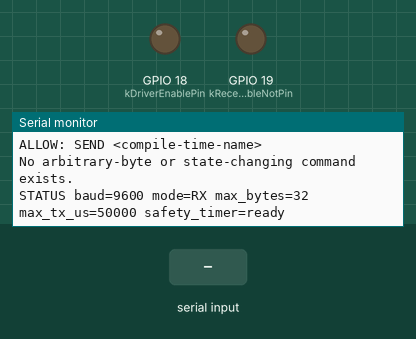
A sketch run on a simulated ESP32. Shown: output pins drawn as LEDs (lit = HIGH), the last lines printed to the serial monitor. The test bench sets the inputs (shaded band).

Above: at 1.2 s.
1.3 s: "LIST\n" received over Serial
At 2.3 s:
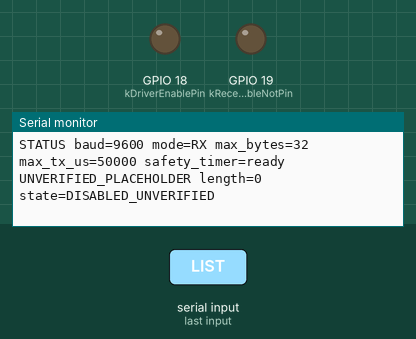
2.8 s: "HELP\n" received over the second serial link
At 3.5 s:
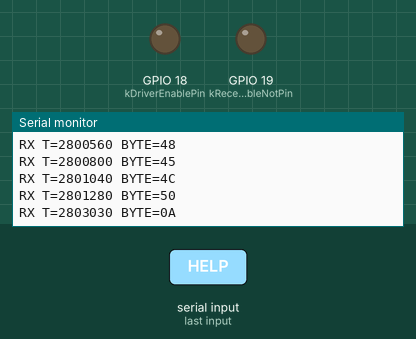
4.3 s: "BAUD 9600\n" received over Serial
At 5.5 s:
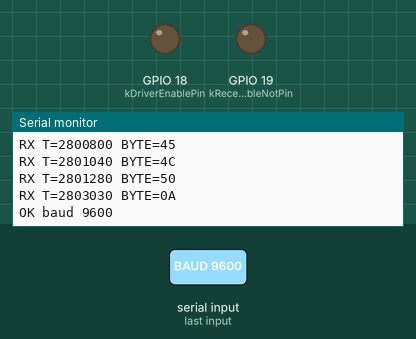
5.8 s: "SEND \n" received over the second serial link
At 7.0 s:
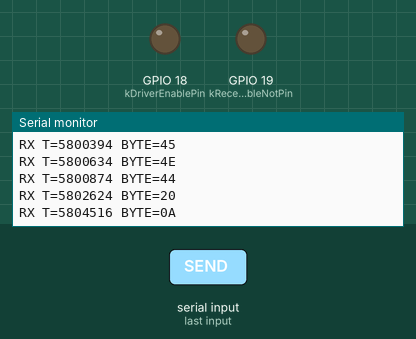
7.3 s: "SEND \n" received over Serial
At 8.1 s:
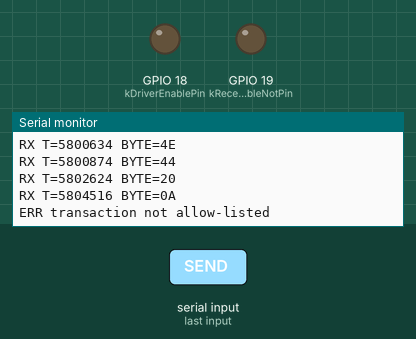
Timing chart, 0 to 9.8 s (numbered marks = the images above; inputs shaded):
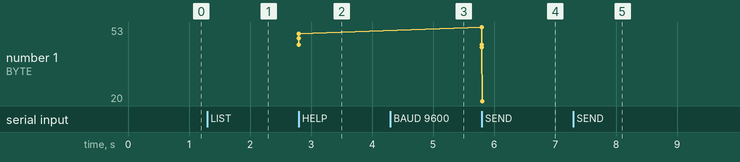

The sketch:

dcl_master.ino
```cpp
#include <Arduino.h>
#include <driver/gpio.h>
#include <esp_timer.h>

#include <cstring>

namespace {

HardwareSerial DclSerial(2);

constexpr uint32_t kUsbBaud = 115200;
constexpr uint32_t kDefaultDclBaud = 9600;
constexpr uint32_t kOptionalDclBaud = 19200;
constexpr int kDclRxPin = 16;
constexpr int kDclTxPin = 17;
constexpr gpio_num_t kDriverEnablePin = GPIO_NUM_18;
constexpr gpio_num_t kReceiverEnableNotPin = GPIO_NUM_19;
constexpr size_t kRxBufferSize = 4096;

constexpr size_t kMaxTxBytes = 32;
constexpr uint64_t kMaxTxActiveUs = 50000;
constexpr uint8_t kBitsPerByte8N2 = 11;
constexpr uint32_t kDriverEnableSettleUs = 2;

constexpr size_t kCommandCapacity = 64;

struct DiagnosticTransaction {
  const char* name;
  const uint8_t* bytes;
  size_t length;
  bool verifiedAndEnabled;
};

// No Ford DCL request bytes have been verified for this project.
// Keep placeholders disabled. Add a constexpr byte array and point a descriptor
// at it only after the complete transaction is independently verified.
constexpr DiagnosticTransaction kDiagnosticTransactions[] = {
    {"UNVERIFIED_PLACEHOLDER", nullptr, 0, false},
};

esp_timer_handle_t txDeadlineTimer = nullptr;
volatile bool txDeadlineForcedRelease = false;
uint32_t dclBaud = kDefaultDclBaud;
char commandBuffer[kCommandCapacity];
size_t commandLength = 0;
bool commandOverflow = false;

void setReceiveMode() {
  // Disable the line driver first, then enable the active-low receiver.
  gpio_set_level(kDriverEnablePin, 0);
  gpio_set_level(kReceiverEnableNotPin, 0);
}

void txDeadlineCallback(void*) {
  setReceiveMode();
  txDeadlineForcedRelease = true;
}

bool createTxDeadlineTimer() {
  esp_timer_create_args_t args = {};
  args.callback = &txDeadlineCallback;
  args.arg = nullptr;
  args.dispatch_method = ESP_TIMER_TASK;
  args.name = "dcl_tx_release";
  return esp_timer_create(&args, &txDeadlineTimer) == ESP_OK;
}

uint64_t wireDurationUs(size_t byteCount, uint32_t baud) {
  const uint64_t bits =
      static_cast<uint64_t>(byteCount) * kBitsPerByte8N2;
  return (bits * 1000000ULL + baud - 1) / baud;
}

const DiagnosticTransaction* findTransaction(const char* name) {
  for (const DiagnosticTransaction& transaction : kDiagnosticTransactions) {
    if (strcmp(transaction.name, name) == 0) {
      return &transaction;
    }
  }
  return nullptr;
}

bool sendTransaction(const DiagnosticTransaction& transaction) {
  if (!transaction.verifiedAndEnabled || transaction.bytes == nullptr ||
      transaction.length == 0) {
    Serial.println(F("ERR transaction disabled/unverified"));
    return false;
  }
  if (transaction.length > kMaxTxBytes) {
    Serial.println(F("ERR transaction exceeds byte limit"));
    return false;
  }
  if (wireDurationUs(transaction.length, dclBaud) >
      kMaxTxActiveUs - kDriverEnableSettleUs) {
    Serial.println(F("ERR transaction exceeds duration limit"));
    return false;
  }
  if (txDeadlineTimer == nullptr) {
    Serial.println(F("ERR TX safety timer unavailable"));
    return false;
  }

  setReceiveMode();
  txDeadlineForcedRelease = false;

  if (esp_timer_start_once(txDeadlineTimer, kMaxTxActiveUs) != ESP_OK) {
    setReceiveMode();
    Serial.println(F("ERR TX safety timer failed"));
    return false;
  }

  gpio_set_level(kReceiverEnableNotPin, 1);
  gpio_set_level(kDriverEnablePin, 1);
  delayMicroseconds(kDriverEnableSettleUs);

  const size_t written =
      DclSerial.write(transaction.bytes, transaction.length);
  DclSerial.flush();

  const esp_err_t timerStopResult = esp_timer_stop(txDeadlineTimer);
  setReceiveMode();

  if (timerStopResult != ESP_OK || txDeadlineForcedRelease) {
    Serial.println(F("ERR TX deadline forced receive mode"));
    return false;
  }
  if (written != transaction.length) {
    Serial.println(F("ERR short UART write"));
    return false;
  }

  Serial.print(F("OK sent "));
  Serial.println(transaction.name);
  return true;
}

void setBaud(uint32_t baud) {
  setReceiveMode();
  DclSerial.end();
  DclSerial.begin(baud, SERIAL_8N2, kDclRxPin, kDclTxPin);
  dclBaud = baud;
  Serial.print(F("OK baud "));
  Serial.println(dclBaud);
}

void printHelp() {
  Serial.println(F("ALLOW: HELP"));
  Serial.println(F("ALLOW: STATUS"));
  Serial.println(F("ALLOW: LIST"));
  Serial.println(F("ALLOW: BAUD 9600"));
  Serial.println(F("ALLOW: BAUD 19200"));
  Serial.println(F("ALLOW: SEND <compile-time-name>"));
  Serial.println(F("No arbitrary-byte or state-changing command exists."));
}

void printStatus() {
  Serial.print(F("STATUS baud="));
  Serial.print(dclBaud);
  Serial.print(F(" mode=RX max_bytes="));
  Serial.print(kMaxTxBytes);
  Serial.print(F(" max_tx_us="));
  Serial.print(static_cast<unsigned long>(kMaxTxActiveUs));
  Serial.print(F(" safety_timer="));
  Serial.println(txDeadlineTimer != nullptr ? F("ready") : F("failed"));
}

void listTransactions() {
  for (const DiagnosticTransaction& transaction : kDiagnosticTransactions) {
    Serial.print(transaction.name);
    Serial.print(F(" length="));
    Serial.print(transaction.length);
    Serial.print(F(" state="));
    Serial.println(transaction.verifiedAndEnabled ? F("ENABLED")
                                                  : F("DISABLED_UNVERIFIED"));
  }
}

void processCommand(const char* command) {
  if (strcmp(command, "HELP") == 0) {
    printHelp();
  } else if (strcmp(command, "STATUS") == 0) {
    printStatus();
  } else if (strcmp(command, "LIST") == 0) {
    listTransactions();
  } else if (strcmp(command, "BAUD 9600") == 0) {
    setBaud(kDefaultDclBaud);
  } else if (strcmp(command, "BAUD 19200") == 0) {
    setBaud(kOptionalDclBaud);
  } else if (strncmp(command, "SEND ", 5) == 0) {
    const DiagnosticTransaction* transaction = findTransaction(command + 5);
    if (transaction == nullptr) {
      Serial.println(F("ERR transaction not allow-listed"));
    } else {
      sendTransaction(*transaction);
    }
  } else {
    Serial.println(F("ERR command not allowed"));
  }
}

void readUsbCommands() {
  while (Serial.available() > 0) {
    const int input = Serial.read();
    if (input < 0) {
      break;
    }

    const char c = static_cast<char>(input);
    if (c == '\r') {
      continue;
    }
    if (c == '\n') {
      if (commandOverflow) {
        Serial.println(F("ERR command too long"));
      } else if (commandLength > 0) {
        commandBuffer[commandLength] = '\0';
        processCommand(commandBuffer);
      }
      commandLength = 0;
      commandOverflow = false;
      continue;
    }

    if (c < 0x20 || c > 0x7E) {
      commandOverflow = true;
    } else if (commandLength + 1 < kCommandCapacity) {
      commandBuffer[commandLength++] = c;
    } else {
      commandOverflow = true;
    }
  }
}

void reportDclRx() {
  while (DclSerial.available() > 0) {
    const int value = DclSerial.read();
    if (value < 0) {
      break;
    }
    Serial.print(F("RX T="));
    Serial.print(micros());
    Serial.print(F(" BYTE="));
    if (value < 0x10) {
      Serial.print('0');
    }
    Serial.println(value, HEX);
  }
}

}  // namespace

void setup() {
  Serial.begin(kUsbBaud);

  gpio_set_direction(kDriverEnablePin, GPIO_MODE_OUTPUT);
  gpio_set_direction(kReceiverEnableNotPin, GPIO_MODE_OUTPUT);
  setReceiveMode();

  DclSerial.setRxBufferSize(kRxBufferSize);
  DclSerial.begin(dclBaud, SERIAL_8N2, kDclRxPin, kDclTxPin);

  createTxDeadlineTimer();
  Serial.println(F("dcl_master safe shell; default RX, 9600 8N2"));
  printHelp();
  printStatus();
}

void loop() {
  readUsbCommands();
  reportDclRx();
}
```

Measured:
- after the input at 1.3 s, the serial monitor: prints a new line at once (image 1)
- after the input at 2.8 s, the serial monitor: prints a new line at once (image 2)
- after the input at 4.3 s, the serial monitor: prints a new line at once (image 3)
- after the input at 5.8 s, the serial monitor: prints a new line at once (image 4)
- after the input at 7.3 s, the serial monitor: prints a new line at once (image 5)
- plotted number 1: 50 → 20 after the input at 5.8 s
